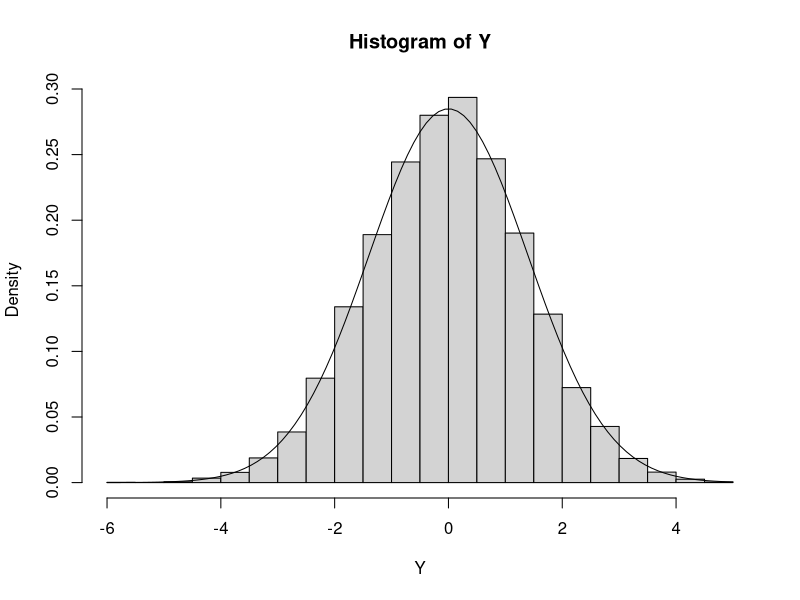
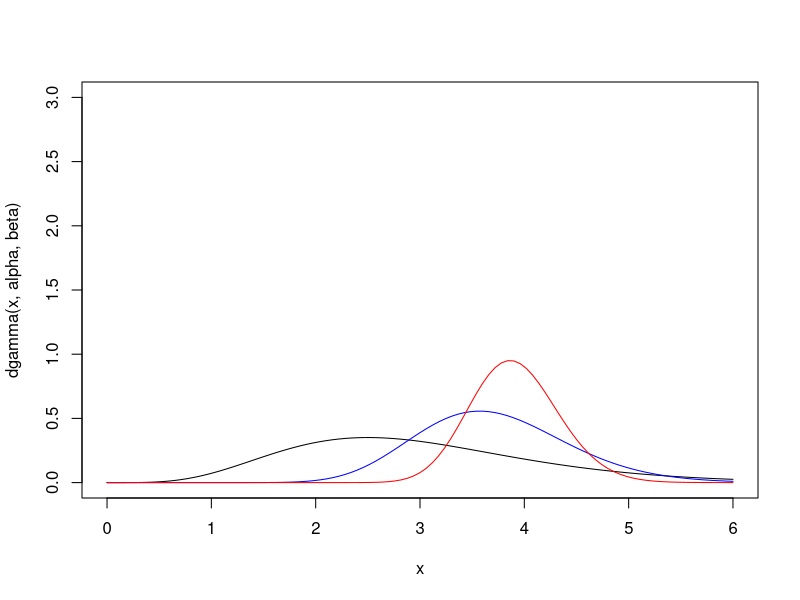
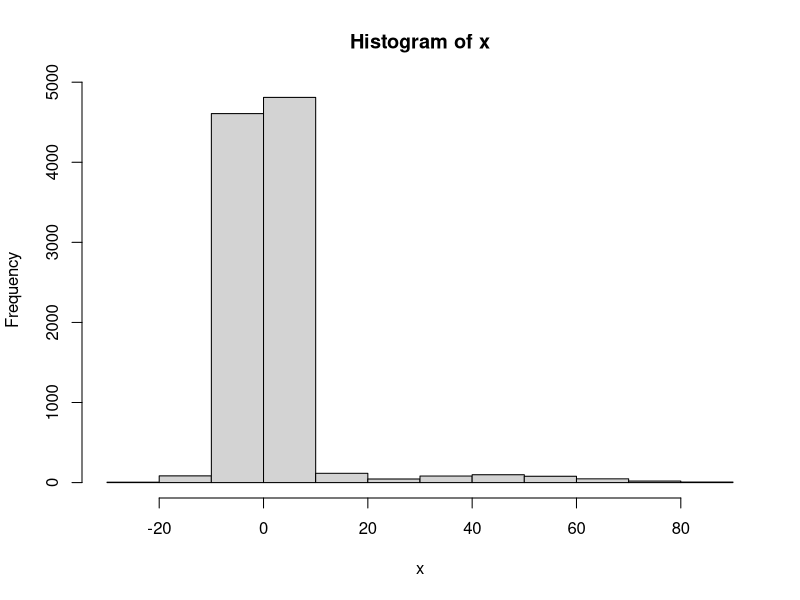

The R source for these figures, in order:
## ---- chunk 1
P <- matrix(c(0.6, 0.6, 0.2, 0.3, 0.3, 0.2, 0.1, 0.1, 0.6), nrow = 3)
P
## ---- chunk 2
c(0, 0, 1) %*% (P %*% P)
# rainy, cloudy, sunny
## ---- chunk 3
n <- 8
P2 <- P
for (i in 1:(n-1)) {
  P2 <- P2 %*% P2
}
P2
# this is the P^{2^n} = P^256, large number 
## ---- chunk 4
alpha <- 0.7
Y <- numeric(10^4)
Y[1] <- rnorm(1)
for(i in 2:10^4) {
  Y[i] <- alpha * Y[i-1] + rnorm(1)
}

mean(Y)
sqrt(var(Y))
hist(Y, probability = T)
curve(dnorm(x, sd=sqrt(1/(1-alpha^2))), add = T)
## ---- chunk 5
alpha <- 6
beta <- 2
E_lambda_0 <- alpha / beta
n <- 5
Ts <- 20
alpha_1 <- Ts + alpha
beta_1 <- n + beta

n <- 20
Ts <- 80
alpha_2 <- Ts + alpha
beta_2 <- n + beta

curve(dgamma(x, alpha, beta), xlim = c(0,6), ylim = c(0,3))
curve(dgamma(x, alpha_1, beta_1), add = T, col = "blue")
curve(dgamma(x, alpha_2, beta_2), add = T, col = "red")
## ---- chunk 6
c(qgamma(0.025, alpha, beta), qgamma(0.975, alpha, beta))
c(qgamma(0.025, alpha_1, beta_1), qgamma(0.975, alpha_1, beta_1))
c(qgamma(0.025, alpha_2, beta_2), qgamma(0.975, alpha_2, beta_2))
## ---- chunk 7
m <- 10000
patholog <- function(x) {
  1 / (pi * (1 + x^2))
}

x <- numeric(m)
sigma <- 3
x[1] <- rnorm(1, 1, sigma)
for(i in 2:m) {
  xt <- x[i-1]
  y <- rnorm(1, mean = xt, sigma)
  r <- patholog(y) / patholog(xt) * dnorm(xt, mean=y, sigma)/ dnorm(y, mean=xt, sigma)
  u <- runif(1)
  if (u <= r) {
    x[i] <- y
  }
  else {
    x[i] <- xt
  }
}
hist(x)

## ---- chunk 8
p <- seq(0.1, 0.9, 0.1)
burn <- 1000
xb <- x[(burn+1):m]
Q <- quantile(xb, p)
round(rbind(Q, qcauchy(p)), 3)
